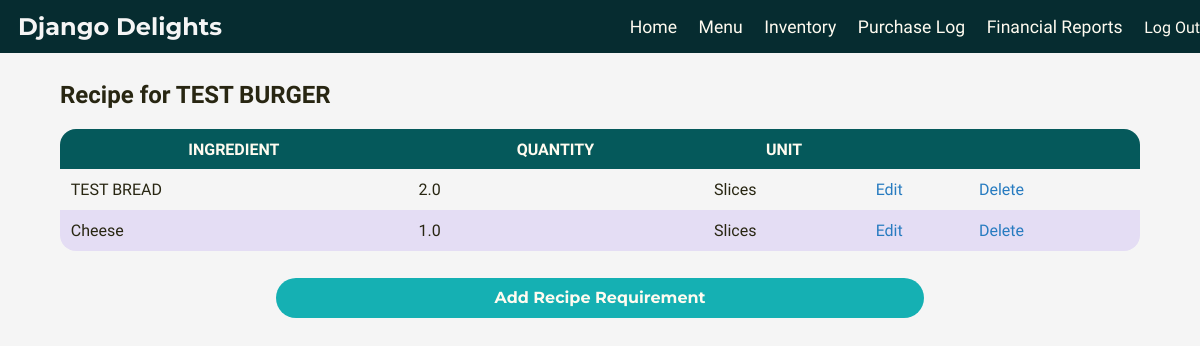
Page /recipe/detail/1 (signed in) on the committed database.
### inventory/models.py (models this page shows, shortened)
class MenuItem(models.Model):
    menu_item_name = models.CharField(unique=True, max_length=30)
    item_price = models.FloatField(default=0.00)

class RecipeRequirements(models.Model):
    ingredient = models.ForeignKey(Ingredient, on_delete=models.CASCADE, null = True)
    menu_item_id = models.ForeignKey(MenuItem, on_delete=models.CASCADE)
    quantity_needed = models.FloatField(default=0.0)

class Ingredient(models.Model):
    name = models.CharField(max_length=30)
    quantity = models.IntegerField(default=0)
    price_per_unit = models.FloatField(default=0.0)
    unit = models.CharField(max_length=30, default="Units")
    def __str__(self):
        return self.name

### inventory/views.py (the view)
# urls.py: path('recipe/detail/<pk>', views.RecipeDetail.as_view(), name='recipedetail'),
class RecipeDetail(LoginRequiredMixin, DetailView):
    model = MenuItem
    template_name = "inventory/recipedetail.html"
    context_object_name = 'recipe_item'
    def get_context_data(self, **kwargs):
        context = super().get_context_data(**kwargs)
        context['ingredients'] = RecipeRequirements.objects.filter(menu_item_id=self.object)
        return context

### inventory/templates/inventory/recipedetail.html (shortened to what this page needs)
{% extends "./base.html" %}
{% load static %}
{% block head %}
<link rel="stylesheet" href="{% static 'inventory/style.css' %}">
{% endblock %}
{% block content %}
<div class="container body-container">
    <h2>Recipe for {{ object.menu_item_name }} </h2>
    <table>
        <tr class="table-heading">
            <th>Ingredient</th>
            <th>Quantity</th>
            <th>Unit</th>
            <th> </th>
            <th> </th>
        </tr>
        {% for ingredient in ingredients %}
        <tr>
            <td>{{ ingredient.ingredient }}</td>
            <td>{{ ingredient.quantity_needed }}</td>
            <td>{{ ingredient.ingredient.unit }}</td>
            <td><a href="{% url 'recipeupdate' ingredient.id %}">Edit</a></td>
            <td><a href="{% url 'recipedelete' ingredient.id %}">Delete</a></td>
        </tr>
        {% endfor %}
    </table>
<a href ="{% url 'recipecreate' %}" class="add-btn">Add Recipe Requirement</a>
</div>
{% endblock %}

### inventory/static/inventory/style.css (style rules this page uses)
body { width:100%; height:100%; top:0; left:0; margin:0; padding:0; position:relative; background-color:#F5F5F5; max-width: 100vw; color:#282612; font-family: 'Work Sans', sans-serif; font-size:1em; }
body a { text-decoration:none; color: #277BC0; }
.body-container { width:90%; margin-left:5%; padding:0; display:flex; flex-direction:column; margin-top:0.5em; margin-bottom:10%; justify-content:flex-start; }
table { width:100%; border-collapse:collapse; }
table td, th { padding:1%; margin:0; border:none; }
.body-container table:not(.overview-tbl) tr:first-child { background-color:#05595B; color:#fffbf0; }
.body-container h2 { text-align:left; align-self: flex-start; }
table th { text-transform:uppercase; }
table:not(.overview-tbl) tr:nth-child(odd):not(.table-heading) { background-color:#e4ddf4; }
table:not(.overview-tbl) { border-radius:1em !important; }
table:not(.overview-tbl) tr:first-of-type { border-radius:1em 1em 0 0 !important; }
table:not(.overview-tbl) tr:last-of-type { border-radius:0 0 1em 1em !important; }
table:not(.overview-tbl) th:first-of-type { border-radius:1em 0 0 0; }
table:not(.overview-tbl) th:last-of-type, table:not(.overview-tbl) { border-radius:0 1em 0 0; }
table:not(.overview-tbl) tr:last-of-type td:last-of-type, table:not(.overview-tbl) { border-radius: 0 0 1em 0; }
table:not(.overview-tbl) tr:last-of-type td:first-of-type, table:not(.overview-tbl) { border-radius: 0 0 0 1em; }
.add-btn { text-align:center; width:50%; align-self:center; font-family: 'Montserrat', sans-serif; font-weight:700; }
.add-btn, input[type=submit] { margin-top:2.5%; background-color:#15b0b3; color:#fffbf0; padding:1% 5%; transition:1s; border-radius:2em; }

### rows in the picture
MenuItem: menu_item_name "TEST BURGER"
RecipeRequirements: ingredient "TEST BREAD", quantity_needed "2.0", ingredient.unit "Slices"
RecipeRequirements: ingredient "Cheese", quantity_needed "1.0", ingredient.unit "Slices"
